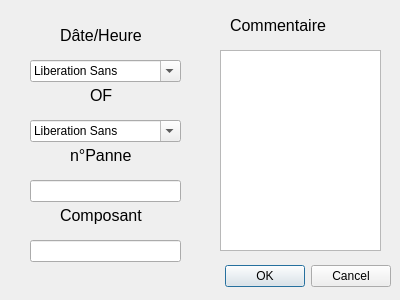
<?xml version="1.0" encoding="UTF-8"?>
<ui version="4.0">
 <class>Edit</class>
 <widget class="QDialog" name="Edit">
  <property name="geometry">
   <rect>
    <x>0</x>
    <y>0</y>
    <width>400</width>
    <height>300</height>
   </rect>
  </property>
  <property name="windowTitle">
   <string>Dialog</string>
  </property>
  <widget class="QDialogButtonBox" name="buttonBox">
   <property name="geometry">
    <rect>
     <x>50</x>
     <y>260</y>
     <width>341</width>
     <height>32</height>
    </rect>
   </property>
   <property name="orientation">
    <enum>Qt::Horizontal</enum>
   </property>
   <property name="standardButtons">
    <set>QDialogButtonBox::Cancel|QDialogButtonBox::Ok</set>
   </property>
  </widget>
  <widget class="QLabel" name="label">
   <property name="geometry">
    <rect>
     <x>230</x>
     <y>10</y>
     <width>101</width>
     <height>31</height>
    </rect>
   </property>
   <property name="font">
    <font>
     <pointsize>12</pointsize>
    </font>
   </property>
   <property name="text">
    <string>Commentaire</string>
   </property>
  </widget>
  <widget class="QFontComboBox" name="fontComboBox">
   <property name="geometry">
    <rect>
     <x>30</x>
     <y>60</y>
     <width>151</width>
     <height>22</height>
    </rect>
   </property>
  </widget>
  <widget class="QFontComboBox" name="fontComboBox_2">
   <property name="geometry">
    <rect>
     <x>30</x>
     <y>120</y>
     <width>151</width>
     <height>22</height>
    </rect>
   </property>
  </widget>
  <widget class="QLineEdit" name="lineEdit">
   <property name="geometry">
    <rect>
     <x>30</x>
     <y>180</y>
     <width>151</width>
     <height>22</height>
    </rect>
   </property>
  </widget>
  <widget class="QLineEdit" name="lineEdit_2">
   <property name="geometry">
    <rect>
     <x>30</x>
     <y>240</y>
     <width>151</width>
     <height>22</height>
    </rect>
   </property>
  </widget>
  <widget class="QTextEdit" name="textEdit">
   <property name="geometry">
    <rect>
     <x>220</x>
     <y>50</y>
     <width>161</width>
     <height>201</height>
    </rect>
   </property>
  </widget>
  <widget class="QLabel" name="label_2">
   <property name="geometry">
    <rect>
     <x>60</x>
     <y>20</y>
     <width>81</width>
     <height>31</height>
    </rect>
   </property>
   <property name="font">
    <font>
     <pointsize>12</pointsize>
    </font>
   </property>
   <property name="text">
    <string>Dâte/Heure</string>
   </property>
  </widget>
  <widget class="QLabel" name="label_3">
   <property name="geometry">
    <rect>
     <x>90</x>
     <y>80</y>
     <width>31</width>
     <height>31</height>
    </rect>
   </property>
   <property name="font">
    <font>
     <pointsize>12</pointsize>
    </font>
   </property>
   <property name="text">
    <string>OF</string>
   </property>
  </widget>
  <widget class="QLabel" name="label_4">
   <property name="geometry">
    <rect>
     <x>70</x>
     <y>140</y>
     <width>71</width>
     <height>31</height>
    </rect>
   </property>
   <property name="font">
    <font>
     <pointsize>12</pointsize>
    </font>
   </property>
   <property name="text">
    <string>n°Panne</string>
   </property>
  </widget>
  <widget class="QLabel" name="label_5">
   <property name="geometry">
    <rect>
     <x>60</x>
     <y>200</y>
     <width>91</width>
     <height>31</height>
    </rect>
   </property>
   <property name="font">
    <font>
     <pointsize>12</pointsize>
    </font>
   </property>
   <property name="text">
    <string>Composant</string>
   </property>
  </widget>
 </widget>
 <resources/>
 <connections>
  <connection>
   <sender>buttonBox</sender>
   <signal>accepted()</signal>
   <receiver>Edit</receiver>
   <slot>accept()</slot>
   <hints>
    <hint type="sourcelabel">
     <x>248</x>
     <y>254</y>
    </hint>
    <hint type="destinationlabel">
     <x>157</x>
     <y>274</y>
    </hint>
   </hints>
  </connection>
  <connection>
   <sender>buttonBox</sender>
   <signal>rejected()</signal>
   <receiver>Edit</receiver>
   <slot>reject()</slot>
   <hints>
    <hint type="sourcelabel">
     <x>316</x>
     <y>260</y>
    </hint>
    <hint type="destinationlabel">
     <x>286</x>
     <y>274</y>
    </hint>
   </hints>
  </connection>
 </connections>
</ui>
